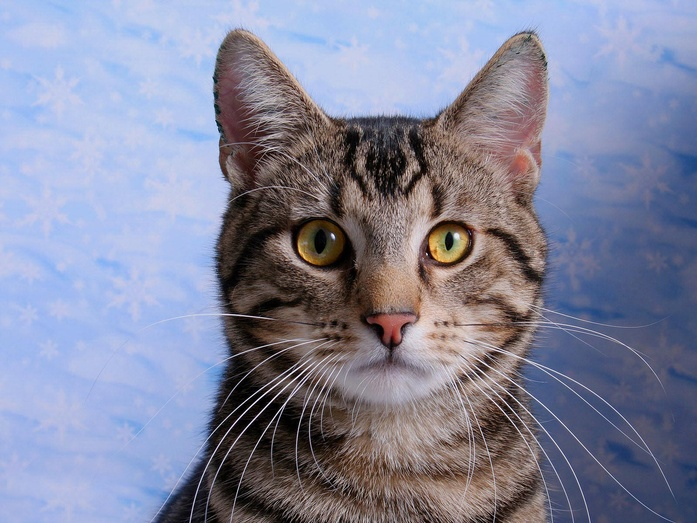
#> input picture LR1/src/img1.jpeg, 697 x 523 px, shrunk from 1600 x 1200 before the run, found by its file name
$ python task2.py
#> lines starting #> are read from the running program, lines starting #| are printed output that depends on the picture
import cv2

img1 = cv2.imread(r'.\LR1\src\img1.jpeg',cv2.IMREAD_GRAYSCALE)
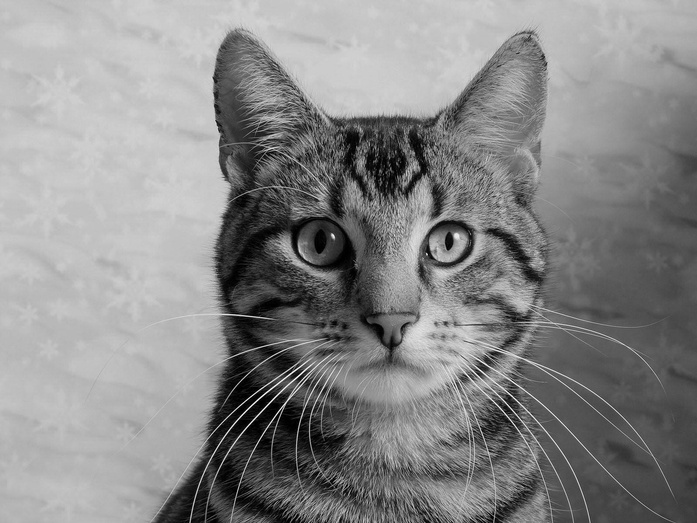
#> img1: shape (523, 697); min 0, max 255, mean 135.9
img2 = cv2.imread(r'.\LR1\src\img2.png',cv2.IMREAD_REDUCED_COLOR_8)
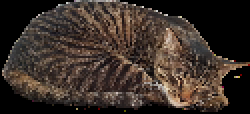
#> input picture LR1/src/img2.png, 125 x 57 px, shrunk from 2296 x 1061 before the run, found by its file name (shown 2 times larger)
#> img2 is the input picture: shape (57, 125, 3); mean B, G, R 41, 47.8, 58.9
img3 = cv2.imread(r'.\LR1\src\img3.webp',cv2.IMREAD_ANYDEPTH)
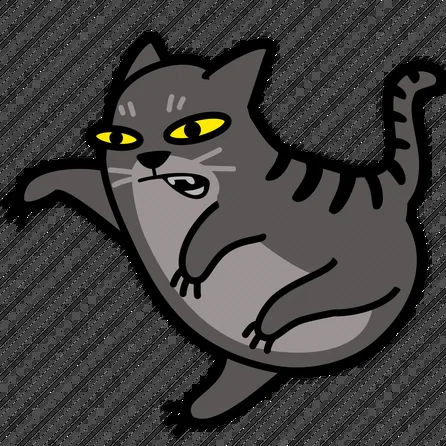
#> input picture LR1/src/img3.webp, 446 x 446 px, shrunk from 1024 x 1024 before the run, found by its file name
#> img3: shape (446, 446); min 0, max 255, mean 63
cv2.namedWindow('img1', cv2.WINDOW_FREERATIO)
cv2.namedWindow('img2', cv2.WINDOW_AUTOSIZE)
cv2.namedWindow('img3', cv2.WINDOW_NORMAL)
cv2.moveWindow('img1', 100, 100)
cv2.imshow('img1', img1)
cv2.imshow('img2', img2)
cv2.imshow('img3', img3)
cv2.waitKey(0)
cv2.destroyAllWindows()
